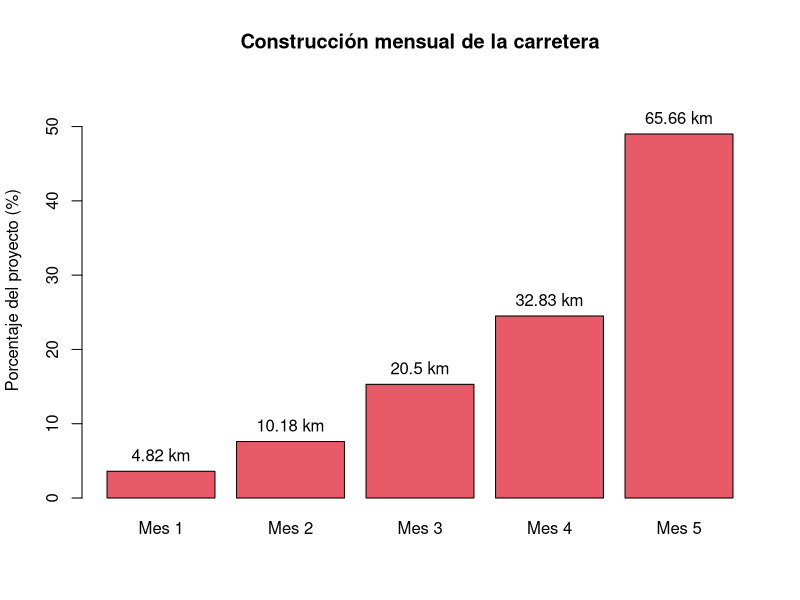
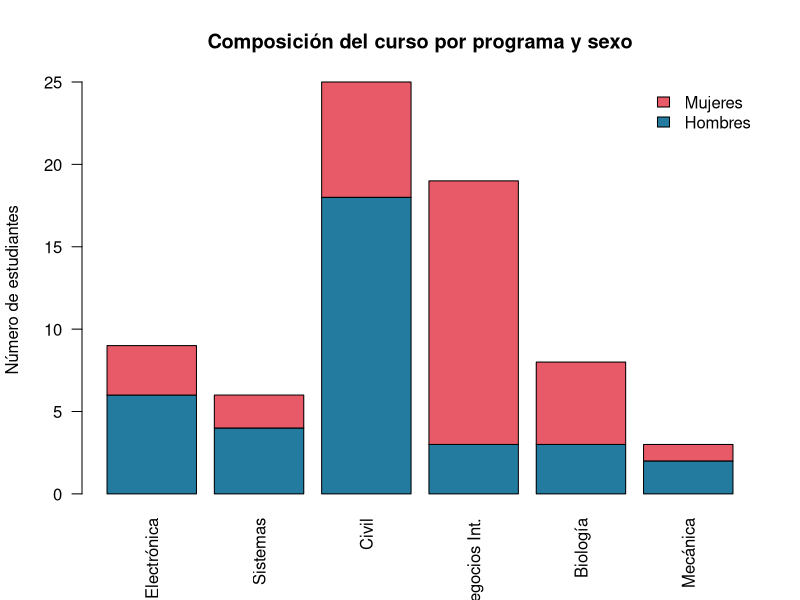
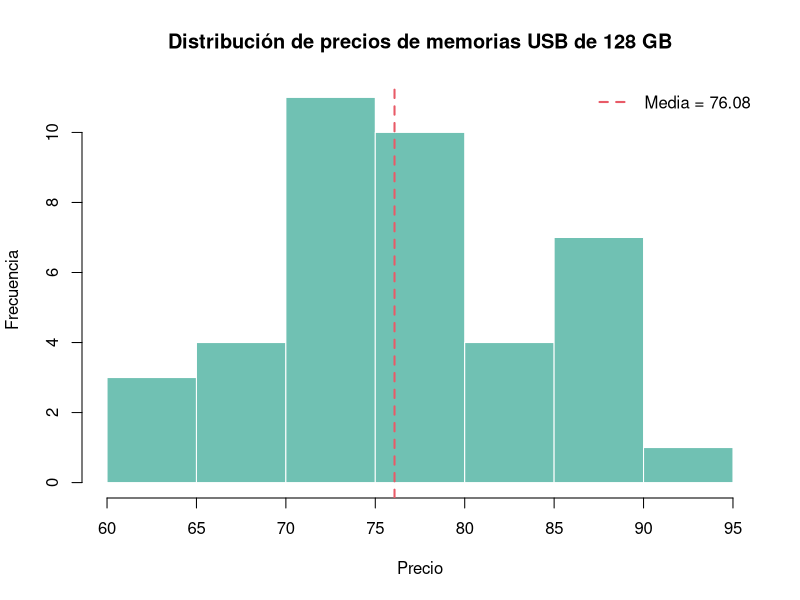
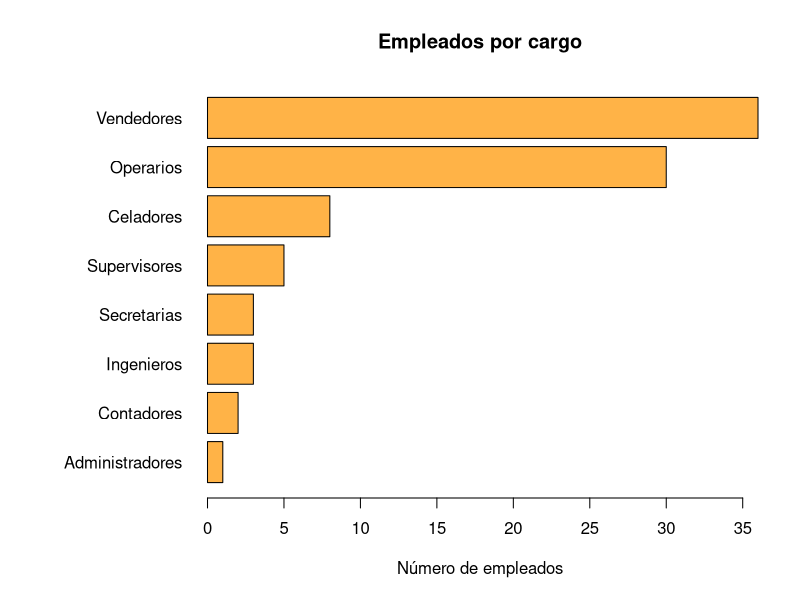

Write the R code that produced these figures, in order.
## ---- chunk 1
knitr::opts_chunk$set(
  echo = TRUE, message = FALSE, warning = FALSE,
  comment = NA, fig.align = "center"
)
## ---- chunk 2
mes <- factor(paste("Mes", 1:5), levels = paste("Mes", 1:5))
porcentaje <- c(3.6, 7.6, 15.3, 24.5, 49.0)
kilometros <- 134 * porcentaje / 100

avance <- data.frame(mes, porcentaje, kilometros)
avance

bp <- barplot(
  porcentaje, names.arg = mes, col = "#E85A67",
  ylim = c(0, 56), ylab = "Porcentaje del proyecto (%)",
  main = "Construcción mensual de la carretera"
)
text(bp, porcentaje, labels = paste0(round(kilometros, 2), " km"), pos = 3)
## ---- chunk 3
programa <- c("Electrónica", "Sistemas", "Civil", "Negocios Int.",
              "Biología", "Mecánica")
hombres <- c(6, 4, 18, 3, 3, 2)
mujeres <- c(3, 2, 7, 16, 5, 1)

estudiantes <- rbind(Hombres = hombres, Mujeres = mujeres)
colnames(estudiantes) <- programa
estudiantes

barplot(
  estudiantes, beside = FALSE, col = c("#247BA0", "#E85A67"),
  las = 2, ylab = "Número de estudiantes",
  main = "Composición del curso por programa y sexo",
  legend.text = rownames(estudiantes),
  args.legend = list(x = "topright", bty = "n")
)
## ---- chunk 4
x <- c(60,63,64,67,68,68,68,70,70,71,71,72,72,72,73,73,74,74,
       75,75,75,75,75,76,76,77,77,79,80,83,83,84,85,86,87,88,
       88,89,89,91)

hist(
  x, breaks = seq(60, 95, by = 5), right = FALSE,
  col = "#70C1B3", border = "white",
  xlab = "Precio", ylab = "Frecuencia",
  main = "Distribución de precios de memorias USB de 128 GB"
)
abline(v = mean(x), col = "#E85A67", lwd = 2, lty = 2)
legend("topright", legend = paste("Media =", round(mean(x), 2)),
       col = "#E85A67", lwd = 2, lty = 2, bty = "n")

stem(x)
## ---- chunk 5
empleados <- c(
  Administradores = 1, Ingenieros = 3, Operarios = 30,
  Celadores = 8, Contadores = 2, Secretarias = 3,
  Supervisores = 5, Vendedores = 36
)
empleados <- sort(empleados)

par(mar = c(5, 10, 4, 2) + 0.1)
barplot(
  empleados, horiz = TRUE, las = 1, col = "#FFB347",
  xlab = "Número de empleados", main = "Empleados por cargo"
)
